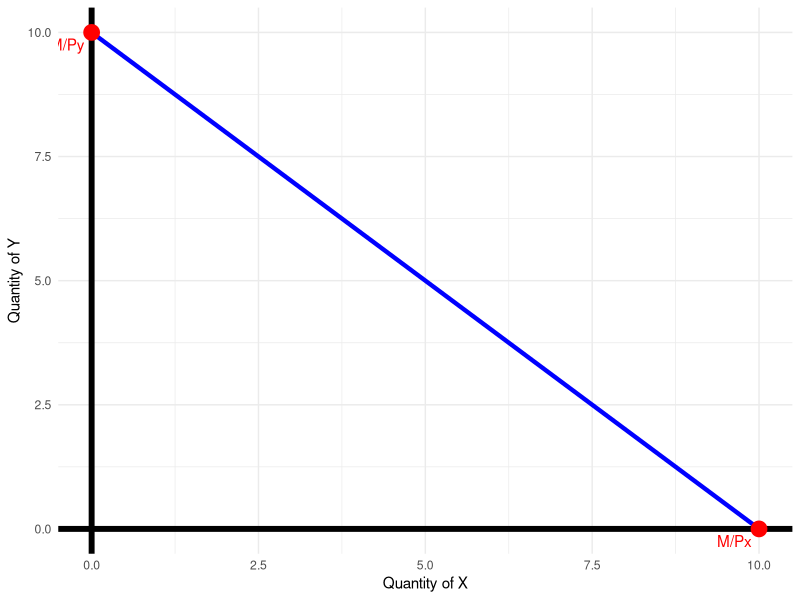

This figure's R source:
## ---- chunk 1
# Install and load ggplot2 if not already installed
# install.packages("ggplot2")
library(ggplot2)

# Create data for the budget line
budget_data <- data.frame(x = c(0, 10), y = c(10, 0))

# Create data for the points at intersections
points_data <- data.frame(x = c(0, 10), y = c(10, 0), label = c("M/Py", "M/Px"))

# Plot the budget line and add points
ggplot(budget_data, aes(x, y)) +
  geom_line(color = "blue", lwd = 1.5) +
  geom_hline(yintercept = 0, linetype = "solid", color = "black", lwd = 2) + 
  geom_vline(xintercept = 0, linetype = "solid", color = "black", lwd = 2) + 
  geom_point(data = points_data, aes(x, y), color = "red", size = 5) +
  geom_text(data = points_data, aes(x, y, label = label), vjust = 1.5, hjust = 1.2, color = "red") +
  # Customize axes labels and plot title
  labs(x = "Quantity of X", y = "Quantity of Y") +
  theme_minimal()
